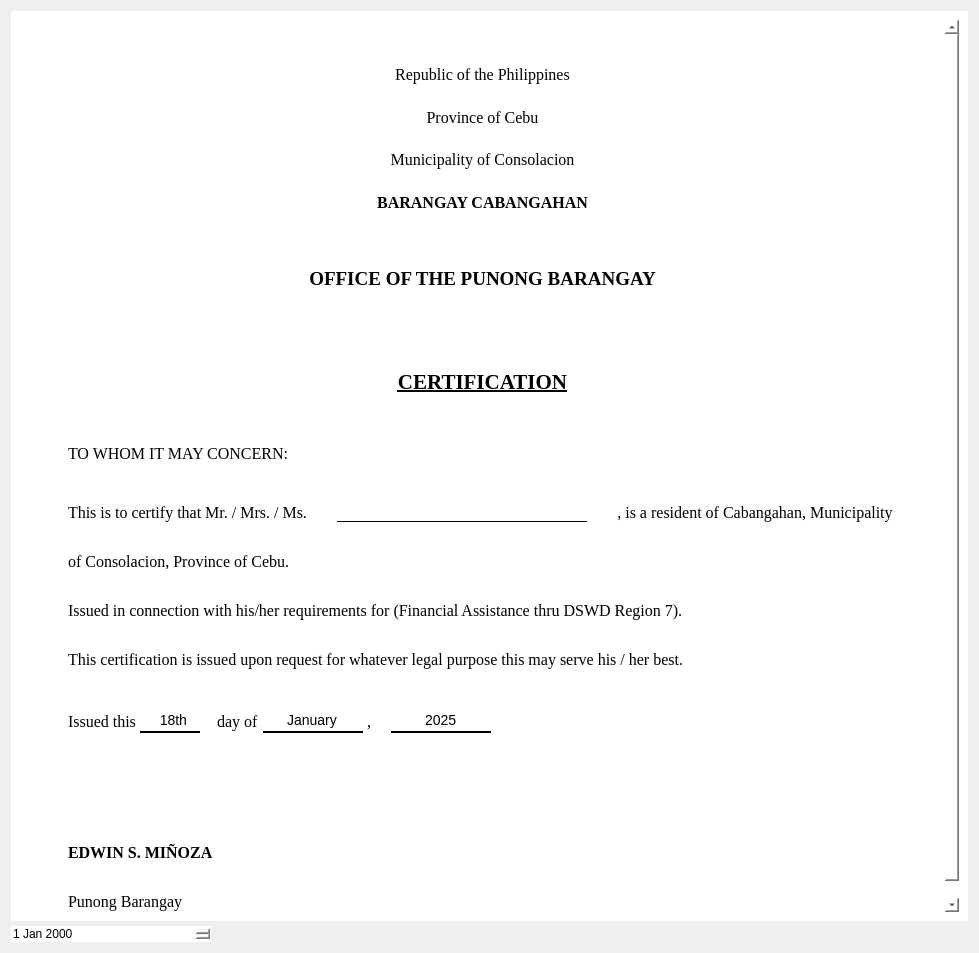
<?xml version="1.0" encoding="UTF-8"?>
<ui version="4.0">
 <class>Form</class>
 <widget class="QWidget" name="Form">
  <property name="geometry">
   <rect>
    <x>0</x>
    <y>0</y>
    <width>979</width>
    <height>953</height>
   </rect>
  </property>
  <property name="windowTitle">
   <string>Form</string>
  </property>
  <property name="styleSheet">
   <string notr="true">border:none</string>
  </property>
  <layout class="QVBoxLayout" name="verticalLayout">
   <property name="spacing">
    <number>5</number>
   </property>
   <item>
    <widget class="QWidget" name="widget" native="true">
     <property name="styleSheet">
      <string notr="true">background-color:white;
border: none</string>
     </property>
     <layout class="QVBoxLayout" name="verticalLayout_4">
      <item>
       <widget class="QScrollArea" name="scrollArea">
        <property name="sizePolicy">
         <sizepolicy hsizetype="Preferred" vsizetype="Preferred">
          <horstretch>0</horstretch>
          <verstretch>0</verstretch>
         </sizepolicy>
        </property>
        <property name="styleSheet">
         <string notr="true">Border:None;
</string>
        </property>
        <property name="frameShape">
         <enum>QFrame::NoFrame</enum>
        </property>
        <property name="frameShadow">
         <enum>QFrame::Plain</enum>
        </property>
        <property name="lineWidth">
         <number>0</number>
        </property>
        <property name="sizeAdjustPolicy">
         <enum>QAbstractScrollArea::AdjustIgnored</enum>
        </property>
        <property name="widgetResizable">
         <bool>true</bool>
        </property>
        <widget class="QWidget" name="scrollAreaWidgetContents">
         <property name="geometry">
          <rect>
           <x>0</x>
           <y>-283</y>
           <width>938</width>
           <height>1156</height>
          </rect>
         </property>
         <property name="sizePolicy">
          <sizepolicy hsizetype="Preferred" vsizetype="Preferred">
           <horstretch>0</horstretch>
           <verstretch>0</verstretch>
          </sizepolicy>
         </property>
         <property name="styleSheet">
          <string notr="true">border: none;
background: transparent;
</string>
         </property>
         <layout class="QVBoxLayout" name="verticalLayout_3">
          <property name="spacing">
           <number>0</number>
          </property>
          <item alignment="Qt::AlignHCenter">
           <widget class="QWidget" name="certificateWidget" native="true">
            <property name="sizePolicy">
             <sizepolicy hsizetype="Preferred" vsizetype="Preferred">
              <horstretch>0</horstretch>
              <verstretch>0</verstretch>
             </sizepolicy>
            </property>
            <property name="styleSheet">
             <string notr="true">border: transparent;
border: none;</string>
            </property>
            <layout class="QVBoxLayout" name="verticalLayout_2">
             <property name="spacing">
              <number>30</number>
             </property>
             <property name="sizeConstraint">
              <enum>QLayout::SetNoConstraint</enum>
             </property>
             <item>
              <widget class="QWidget" name="widget_2" native="true">
               <property name="minimumSize">
                <size>
                 <width>0</width>
                 <height>200</height>
                </size>
               </property>
               <layout class="QHBoxLayout" name="horizontalLayout" stretch="0,0,0">
                <item>
                 <widget class="QWidget" name="widget_4" native="true">
                  <widget class="QLabel" name="leftLogoLabel">
                   <property name="geometry">
                    <rect>
                     <x>50</x>
                     <y>20</y>
                     <width>150</width>
                     <height>110</height>
                    </rect>
                   </property>
                   <property name="sizePolicy">
                    <sizepolicy hsizetype="MinimumExpanding" vsizetype="Expanding">
                     <horstretch>0</horstretch>
                     <verstretch>0</verstretch>
                    </sizepolicy>
                   </property>
                   <property name="minimumSize">
                    <size>
                     <width>150</width>
                     <height>110</height>
                    </size>
                   </property>
                   <property name="maximumSize">
                    <size>
                     <width>100</width>
                     <height>110</height>
                    </size>
                   </property>
                   <property name="styleSheet">
                    <string notr="true">margin-left: 30px;
border-image:  url(:/IMAGES/Picture1-removebg-preview.png);
border:none;

</string>
                   </property>
                   <property name="frameShape">
                    <enum>QFrame::NoFrame</enum>
                   </property>
                   <property name="text">
                    <string/>
                   </property>
                   <property name="scaledContents">
                    <bool>true</bool>
                   </property>
                   <property name="alignment">
                    <set>Qt::AlignCenter</set>
                   </property>
                  </widget>
                 </widget>
                </item>
                <item>
                 <widget class="QWidget" name="widget_3" native="true">
                  <layout class="QVBoxLayout" name="verticalLayout_5">
                   <item>
                    <layout class="QVBoxLayout" name="headerTextLayout" stretch="0,0,0,0">
                     <property name="sizeConstraint">
                      <enum>QLayout::SetFixedSize</enum>
                     </property>
                     <item>
                      <widget class="QLabel" name="republicLabel">
                       <property name="font">
                        <font>
                         <family>Times New Roman</family>
                         <pointsize>12</pointsize>
                        </font>
                       </property>
                       <property name="text">
                        <string>Republic of the Philippines</string>
                       </property>
                       <property name="alignment">
                        <set>Qt::AlignCenter</set>
                       </property>
                      </widget>
                     </item>
                     <item>
                      <widget class="QLabel" name="provinceLabel">
                       <property name="font">
                        <font>
                         <family>Times New Roman</family>
                         <pointsize>12</pointsize>
                        </font>
                       </property>
                       <property name="text">
                        <string>Province of Cebu</string>
                       </property>
                       <property name="alignment">
                        <set>Qt::AlignCenter</set>
                       </property>
                      </widget>
                     </item>
                     <item>
                      <widget class="QLabel" name="municipalityLabel">
                       <property name="font">
                        <font>
                         <family>Times New Roman</family>
                         <pointsize>12</pointsize>
                        </font>
                       </property>
                       <property name="text">
                        <string>Municipality of Consolacion</string>
                       </property>
                       <property name="alignment">
                        <set>Qt::AlignCenter</set>
                       </property>
                      </widget>
                     </item>
                     <item>
                      <widget class="QLabel" name="barangayLabel">
                       <property name="font">
                        <font>
                         <family>Times New Roman</family>
                         <pointsize>12</pointsize>
                         <weight>75</weight>
                         <bold>true</bold>
                        </font>
                       </property>
                       <property name="text">
                        <string>BARANGAY CABANGAHAN</string>
                       </property>
                       <property name="alignment">
                        <set>Qt::AlignCenter</set>
                       </property>
                      </widget>
                     </item>
                    </layout>
                   </item>
                  </layout>
                 </widget>
                </item>
                <item>
                 <widget class="QWidget" name="widget_5" native="true">
                  <widget class="QLabel" name="leftLogoLabel_2">
                   <property name="geometry">
                    <rect>
                     <x>10</x>
                     <y>10</y>
                     <width>260</width>
                     <height>120</height>
                    </rect>
                   </property>
                   <property name="sizePolicy">
                    <sizepolicy hsizetype="MinimumExpanding" vsizetype="Expanding">
                     <horstretch>0</horstretch>
                     <verstretch>0</verstretch>
                    </sizepolicy>
                   </property>
                   <property name="minimumSize">
                    <size>
                     <width>260</width>
                     <height>120</height>
                    </size>
                   </property>
                   <property name="maximumSize">
                    <size>
                     <width>20</width>
                     <height>89</height>
                    </size>
                   </property>
                   <property name="styleSheet">
                    <string notr="true">margin-left: 30px;
border-image:url(:/IMAGES/Flag_of_Consolacion__Cebu-removebg-preview.png);
border:none;</string>
                   </property>
                   <property name="frameShape">
                    <enum>QFrame::NoFrame</enum>
                   </property>
                   <property name="text">
                    <string/>
                   </property>
                   <property name="scaledContents">
                    <bool>true</bool>
                   </property>
                   <property name="alignment">
                    <set>Qt::AlignCenter</set>
                   </property>
                  </widget>
                 </widget>
                </item>
               </layout>
              </widget>
             </item>
             <item>
              <widget class="QLabel" name="officeLabel">
               <property name="font">
                <font>
                 <family>Times New Roman</family>
                 <pointsize>14</pointsize>
                 <weight>75</weight>
                 <bold>true</bold>
                </font>
               </property>
               <property name="text">
                <string>OFFICE OF THE PUNONG BARANGAY</string>
               </property>
               <property name="alignment">
                <set>Qt::AlignCenter</set>
               </property>
              </widget>
             </item>
             <item>
              <spacer name="verticalSpacer">
               <property name="orientation">
                <enum>Qt::Vertical</enum>
               </property>
               <property name="sizeType">
                <enum>QSizePolicy::Fixed</enum>
               </property>
               <property name="sizeHint" stdset="0">
                <size>
                 <width>20</width>
                 <height>50</height>
                </size>
               </property>
              </spacer>
             </item>
             <item>
              <widget class="QLabel" name="clearanceLabel">
               <property name="font">
                <font>
                 <family>Times New Roman</family>
                 <pointsize>16</pointsize>
                 <weight>75</weight>
                 <bold>true</bold>
                 <underline>true</underline>
                </font>
               </property>
               <property name="text">
                <string>CERTIFICATION</string>
               </property>
               <property name="alignment">
                <set>Qt::AlignCenter</set>
               </property>
              </widget>
             </item>
             <item>
              <spacer name="verticalSpacer_2">
               <property name="orientation">
                <enum>Qt::Vertical</enum>
               </property>
               <property name="sizeType">
                <enum>QSizePolicy::Fixed</enum>
               </property>
               <property name="sizeHint" stdset="0">
                <size>
                 <width>20</width>
                 <height>20</height>
                </size>
               </property>
              </spacer>
             </item>
             <item>
              <widget class="QLabel" name="concernLabel">
               <property name="font">
                <font>
                 <family>Times New Roman</family>
                 <pointsize>12</pointsize>
                </font>
               </property>
               <property name="text">
                <string>TO WHOM IT MAY CONCERN:</string>
               </property>
              </widget>
             </item>
             <item>
              <spacer name="verticalSpacer_3">
               <property name="orientation">
                <enum>Qt::Vertical</enum>
               </property>
               <property name="sizeType">
                <enum>QSizePolicy::Fixed</enum>
               </property>
               <property name="sizeHint" stdset="0">
                <size>
                 <width>20</width>
                 <height>10</height>
                </size>
               </property>
              </spacer>
             </item>
             <item>
              <layout class="QHBoxLayout" name="nameLayout">
               <item>
                <widget class="QLabel" name="certText1">
                 <property name="font">
                  <font>
                   <family>Times New Roman</family>
                   <pointsize>12</pointsize>
                  </font>
                 </property>
                 <property name="text">
                  <string>This is to certify that Mr. / Mrs. / Ms.</string>
                 </property>
                 <property name="alignment">
                  <set>Qt::AlignCenter</set>
                 </property>
                </widget>
               </item>
               <item>
                <widget class="QLineEdit" name="nameLineEdit">
                 <property name="sizePolicy">
                  <sizepolicy hsizetype="Expanding" vsizetype="Expanding">
                   <horstretch>0</horstretch>
                   <verstretch>0</verstretch>
                  </sizepolicy>
                 </property>
                 <property name="minimumSize">
                  <size>
                   <width>250</width>
                   <height>0</height>
                  </size>
                 </property>
                 <property name="maximumSize">
                  <size>
                   <width>150</width>
                   <height>16777215</height>
                  </size>
                 </property>
                 <property name="font">
                  <font>
                   <family>Times New Roman</family>
                   <pointsize>9</pointsize>
                   <weight>75</weight>
                   <bold>true</bold>
                  </font>
                 </property>
                 <property name="styleSheet">
                  <string notr="true">border: none; border-bottom: 1px solid black;</string>
                 </property>
                 <property name="text">
                  <string/>
                 </property>
                 <property name="alignment">
                  <set>Qt::AlignCenter</set>
                 </property>
                </widget>
               </item>
               <item>
                <widget class="QLabel" name="certText2">
                 <property name="font">
                  <font>
                   <family>Times New Roman</family>
                   <pointsize>12</pointsize>
                  </font>
                 </property>
                 <property name="text">
                  <string>, is a resident of Cabangahan, Municipality </string>
                 </property>
                 <property name="alignment">
                  <set>Qt::AlignCenter</set>
                 </property>
                </widget>
               </item>
              </layout>
             </item>
             <item>
              <widget class="QLabel" name="certText3">
               <property name="font">
                <font>
                 <family>Times New Roman</family>
                 <pointsize>12</pointsize>
                </font>
               </property>
               <property name="text">
                <string>of Consolacion, Province of Cebu.</string>
               </property>
              </widget>
             </item>
             <item>
              <spacer name="verticalSpacer_5">
               <property name="orientation">
                <enum>Qt::Vertical</enum>
               </property>
               <property name="sizeHint" stdset="0">
                <size>
                 <width>20</width>
                 <height>40</height>
                </size>
               </property>
              </spacer>
             </item>
             <item>
              <widget class="QLabel" name="certText3_2">
               <property name="font">
                <font>
                 <family>Times New Roman</family>
                 <pointsize>12</pointsize>
                </font>
               </property>
               <property name="text">
                <string>Issued in connection with his/her requirements for (Financial Assistance thru DSWD Region 7).</string>
               </property>
              </widget>
             </item>
             <item>
              <spacer name="verticalSpacer_4">
               <property name="orientation">
                <enum>Qt::Vertical</enum>
               </property>
               <property name="sizeHint" stdset="0">
                <size>
                 <width>20</width>
                 <height>40</height>
                </size>
               </property>
              </spacer>
             </item>
             <item>
              <widget class="QLabel" name="purposeLabel">
               <property name="font">
                <font>
                 <family>Times New Roman</family>
                 <pointsize>12</pointsize>
                </font>
               </property>
               <property name="text">
                <string>This certification is issued upon request for whatever legal purpose this may serve his / her best.</string>
               </property>
              </widget>
             </item>
             <item>
              <spacer name="verticalSpacer_8">
               <property name="orientation">
                <enum>Qt::Vertical</enum>
               </property>
               <property name="sizeType">
                <enum>QSizePolicy::Fixed</enum>
               </property>
               <property name="sizeHint" stdset="0">
                <size>
                 <width>20</width>
                 <height>10</height>
                </size>
               </property>
              </spacer>
             </item>
             <item>
              <layout class="QHBoxLayout" name="dateLayout">
               <property name="spacing">
                <number>4</number>
               </property>
               <item>
                <widget class="QLabel" name="issuedLabel">
                 <property name="minimumSize">
                  <size>
                   <width>20</width>
                   <height>0</height>
                  </size>
                 </property>
                 <property name="font">
                  <font>
                   <family>Times New Roman</family>
                   <pointsize>12</pointsize>
                  </font>
                 </property>
                 <property name="text">
                  <string>Issued this</string>
                 </property>
                </widget>
               </item>
               <item alignment="Qt::AlignHCenter">
                <widget class="QLineEdit" name="lineEdit">
                 <property name="maximumSize">
                  <size>
                   <width>60</width>
                   <height>16777215</height>
                  </size>
                 </property>
                 <property name="styleSheet">
                  <string notr="true">QLineEdit {
    border: none;
    border-bottom: 2px solid black;
    background-color: white; /* optional */
    padding: 2px;
    font-size: 14px; /* optional */
}
QLineEdit {
    border: none;                 /* Remove all borders */
    border-bottom: 2px solid black;  /* Add only bottom border */
    background: transparent;      /* Optional: make background transparent */
    padding: 2px;
}</string>
                 </property>
                 <property name="text">
                  <string>  18th</string>
                 </property>
                 <property name="alignment">
                  <set>Qt::AlignCenter</set>
                 </property>
                </widget>
               </item>
               <item>
                <widget class="QLabel" name="atLabel">
                 <property name="font">
                  <font>
                   <family>Times New Roman</family>
                   <pointsize>12</pointsize>
                  </font>
                 </property>
                 <property name="text">
                  <string/>
                 </property>
                </widget>
               </item>
               <item>
                <widget class="QLabel" name="issuedLabel_2">
                 <property name="minimumSize">
                  <size>
                   <width>20</width>
                   <height>0</height>
                  </size>
                 </property>
                 <property name="font">
                  <font>
                   <family>Times New Roman</family>
                   <pointsize>12</pointsize>
                  </font>
                 </property>
                 <property name="text">
                  <string>day of</string>
                 </property>
                </widget>
               </item>
               <item alignment="Qt::AlignHCenter">
                <widget class="QLineEdit" name="lineEdit_2">
                 <property name="maximumSize">
                  <size>
                   <width>100</width>
                   <height>16777215</height>
                  </size>
                 </property>
                 <property name="styleSheet">
                  <string notr="true">QLineEdit {
    border: none;
    border-bottom: 2px solid black;
    background-color: white; /* optional */
    padding: 2px;
    font-size: 14px; /* optional */
}
QLineEdit {
    border: none;                 /* Remove all borders */
    border-bottom: 2px solid black;  /* Add only bottom border */
    background: transparent;      /* Optional: make background transparent */
    padding: 2px;
}</string>
                 </property>
                 <property name="text">
                  <string>January</string>
                 </property>
                 <property name="alignment">
                  <set>Qt::AlignCenter</set>
                 </property>
                </widget>
               </item>
               <item>
                <widget class="QLabel" name="issuedLabel_3">
                 <property name="minimumSize">
                  <size>
                   <width>20</width>
                   <height>0</height>
                  </size>
                 </property>
                 <property name="font">
                  <font>
                   <family>Times New Roman</family>
                   <pointsize>12</pointsize>
                  </font>
                 </property>
                 <property name="text">
                  <string>,</string>
                 </property>
                </widget>
               </item>
               <item>
                <widget class="QLineEdit" name="lineEdit_3">
                 <property name="maximumSize">
                  <size>
                   <width>100</width>
                   <height>16777215</height>
                  </size>
                 </property>
                 <property name="styleSheet">
                  <string notr="true">QLineEdit {
    border: none;
    border-bottom: 2px solid black;
    background-color: white; /* optional */
    padding: 2px;
    font-size: 14px; /* optional */
}
QLineEdit {
    border: none;                 /* Remove all borders */
    border-bottom: 2px solid black;  /* Add only bottom border */
    background: transparent;      /* Optional: make background transparent */
    padding: 2px;
}</string>
                 </property>
                 <property name="text">
                  <string>2025</string>
                 </property>
                 <property name="alignment">
                  <set>Qt::AlignCenter</set>
                 </property>
                </widget>
               </item>
               <item>
                <spacer name="horizontalSpacer">
                 <property name="orientation">
                  <enum>Qt::Horizontal</enum>
                 </property>
                 <property name="sizeHint" stdset="0">
                  <size>
                   <width>40</width>
                   <height>20</height>
                  </size>
                 </property>
                </spacer>
               </item>
              </layout>
             </item>
             <item>
              <spacer name="verticalSpacer_9">
               <property name="orientation">
                <enum>Qt::Vertical</enum>
               </property>
               <property name="sizeType">
                <enum>QSizePolicy::Fixed</enum>
               </property>
               <property name="sizeHint" stdset="0">
                <size>
                 <width>20</width>
                 <height>80</height>
                </size>
               </property>
              </spacer>
             </item>
             <item>
              <widget class="QLabel" name="signatoryNameLabel">
               <property name="font">
                <font>
                 <family>Times New Roman</family>
                 <pointsize>12</pointsize>
                 <weight>75</weight>
                 <bold>true</bold>
                </font>
               </property>
               <property name="text">
                <string>EDWIN S. MIÑOZA</string>
               </property>
               <property name="alignment">
                <set>Qt::AlignLeading|Qt::AlignLeft|Qt::AlignVCenter</set>
               </property>
              </widget>
             </item>
             <item>
              <widget class="QLabel" name="signatoryTitleLabel_2">
               <property name="font">
                <font>
                 <family>Times New Roman</family>
                 <pointsize>12</pointsize>
                </font>
               </property>
               <property name="text">
                <string>Punong Barangay</string>
               </property>
               <property name="alignment">
                <set>Qt::AlignLeading|Qt::AlignLeft|Qt::AlignVCenter</set>
               </property>
              </widget>
             </item>
            </layout>
           </widget>
          </item>
         </layout>
        </widget>
       </widget>
      </item>
     </layout>
    </widget>
   </item>
   <item>
    <widget class="QDateEdit" name="day">
     <property name="maximumSize">
      <size>
       <width>200</width>
       <height>16777215</height>
      </size>
     </property>
    </widget>
   </item>
  </layout>
 </widget>
 <resources>
  <include location="../IMAGES/res.qrc"/>
 </resources>
 <connections/>
</ui>
